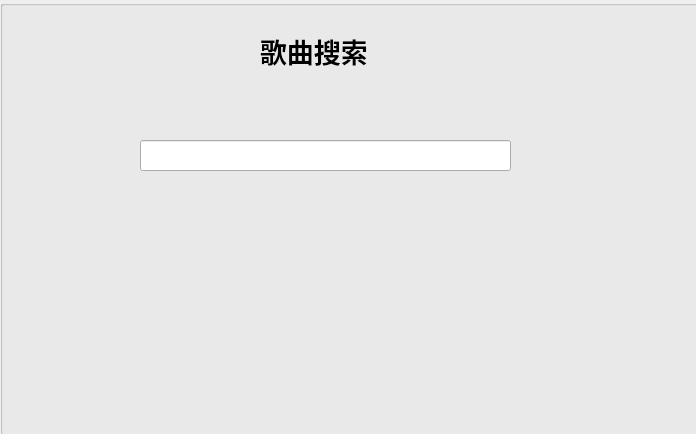
<?xml version="1.0" encoding="UTF-8"?>
<ui version="4.0">
 <class>MusicSearchDialog</class>
 <widget class="QDialog" name="MusicSearchDialog">
  <property name="geometry">
   <rect>
    <x>0</x>
    <y>0</y>
    <width>696</width>
    <height>434</height>
   </rect>
  </property>
  <property name="windowTitle">
   <string>Dialog</string>
  </property>
  <widget class="QGroupBox" name="groupBox">
   <property name="geometry">
    <rect>
     <x>0</x>
     <y>0</y>
     <width>701</width>
     <height>441</height>
    </rect>
   </property>
   <property name="styleSheet">
    <string notr="true">background-image: url(:/image/image/background/searchbackground.webp);</string>
   </property>
   <property name="title">
    <string/>
   </property>
   <widget class="QGroupBox" name="groupBox_2">
    <property name="geometry">
     <rect>
      <x>0</x>
      <y>0</y>
      <width>701</width>
      <height>441</height>
     </rect>
    </property>
    <property name="styleSheet">
     <string notr="true">background-image: url(:/image/image/background/searchbackground.png);</string>
    </property>
    <property name="title">
     <string/>
    </property>
    <widget class="QLineEdit" name="SearchlineEdit">
     <property name="geometry">
      <rect>
       <x>140</x>
       <y>140</y>
       <width>371</width>
       <height>31</height>
      </rect>
     </property>
    </widget>
    <widget class="QPushButton" name="SearchButton">
     <property name="geometry">
      <rect>
       <x>570</x>
       <y>140</y>
       <width>35</width>
       <height>35</height>
      </rect>
     </property>
     <property name="minimumSize">
      <size>
       <width>35</width>
       <height>35</height>
      </size>
     </property>
     <property name="cursor">
      <cursorShape>PointingHandCursor</cursorShape>
     </property>
     <property name="toolTip">
      <string>关于</string>
     </property>
     <property name="styleSheet">
      <string notr="true"/>
     </property>
     <property name="text">
      <string/>
     </property>
     <property name="icon">
      <iconset resource="imagefile.qrc">
       <normaloff>:/image/image/image/search2.png</normaloff>:/image/image/image/search2.png</iconset>
     </property>
     <property name="iconSize">
      <size>
       <width>30</width>
       <height>30</height>
      </size>
     </property>
     <property name="flat">
      <bool>true</bool>
     </property>
    </widget>
    <widget class="QLabel" name="label">
     <property name="geometry">
      <rect>
       <x>260</x>
       <y>30</y>
       <width>141</width>
       <height>41</height>
      </rect>
     </property>
     <property name="font">
      <font>
       <family>Arial</family>
       <pointsize>20</pointsize>
       <weight>75</weight>
       <bold>true</bold>
      </font>
     </property>
     <property name="text">
      <string>歌曲搜索</string>
     </property>
    </widget>
   </widget>
  </widget>
 </widget>
 <resources>
  <include location="imagefile.qrc"/>
 </resources>
 <connections/>
</ui>
